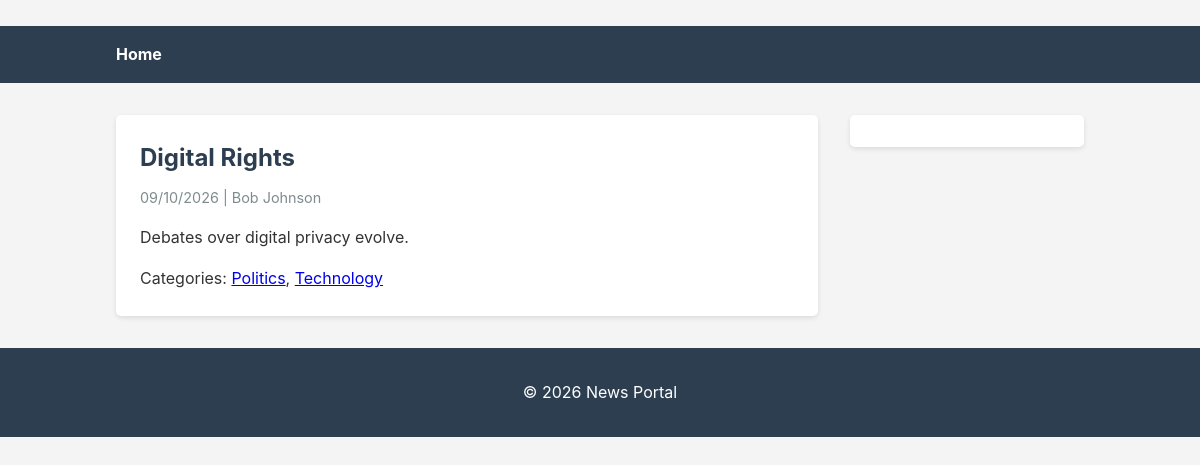
/news/article/6/, run on an earlier commit of the app's database.
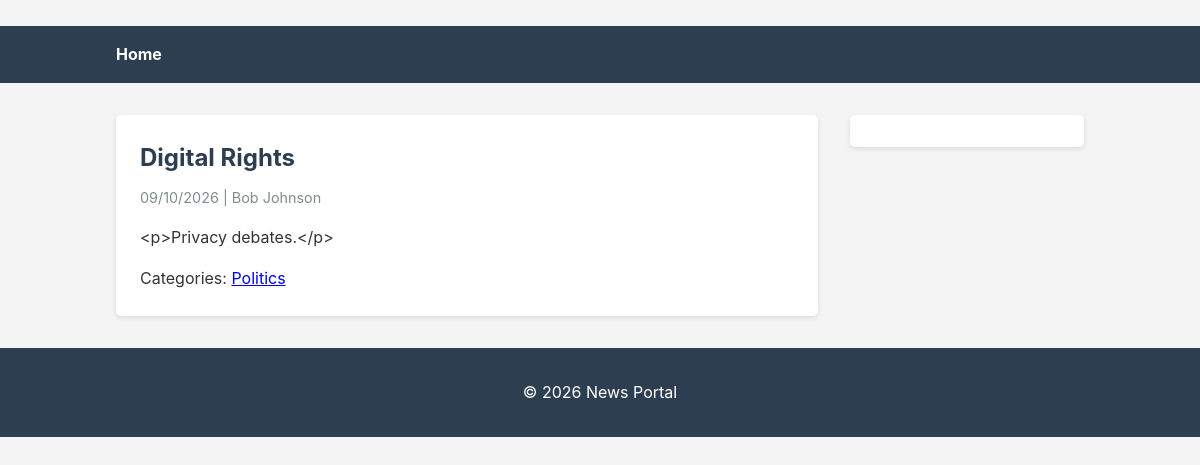
And on a later commit of the database.
### news/models.py (models this page shows, shortened)
class Article(models.Model):
    title = models.CharField(max_length=250)
    slug = models.SlugField(max_length=280, unique=True, blank=True)
    content = models.TextField()
    published_at = models.DateTimeField()
    image = models.ImageField(upload_to='articles/', blank=True, null=True)
    author = models.ForeignKey(Author, on_delete=models.CASCADE, related_name='articles')
    categories = models.ManyToManyField(Category, related_name='articles', blank=True)
    class Meta:
        ordering = ['-published_at']

class Category(models.Model):
    name = models.CharField(max_length=100)
    slug = models.SlugField(max_length=120, unique=True, blank=True)
    class Meta:
        ordering = ['name']
        verbose_name_plural = 'Categories'

class Author(models.Model):
    name = models.CharField(max_length=150)
    bio = models.TextField(blank=True)
    photo = models.ImageField(upload_to='authors/', blank=True, null=True)
    class Meta:
        ordering = ['name']

### news/views.py (the view)
# urls.py: path('article/<int:pk>/', views.article_detail, name='article_detail'),
def article_detail(request, pk):
    article = get_object_or_404(
        Article.objects.select_related('author').prefetch_related('categories'),
        pk=pk,
    )
    return render(request, 'news/article_detail.html', {'article': article})

### templates/news/article_detail.html (shortened to what this page needs)
﻿{% extends 'base.html' %}
{% load static %}
{% block content %}
    <article>
        <h1>{{ article.title }}</h1>
        <p class="meta">{{ article.published_at|date:"d/m/Y" }} | {{ article.author.name }}</p>
        <div class="article-content">{{ article.content }}</div>
        {% if article.categories.all %}
            <p>Categories:
                {% for category in article.categories.all %}
                    <a href="{% url 'news:category_detail' category.pk %}">{{ category.name }}</a>{% if not forloop.last %}, {% endif %}
                {% endfor %}
            </p>
        {% endif %}
    </article>
{% endblock %}

What changed in the data, as far as the page shows it:
no longer on this page (row edited): Category: name "Technology"
changed Article "Digital Rights": content "Debates over digital privacy evolve." → "<p>Privacy debates.</p>"
shown differently, row unchanged: Category "Politics": no longer shows ","
